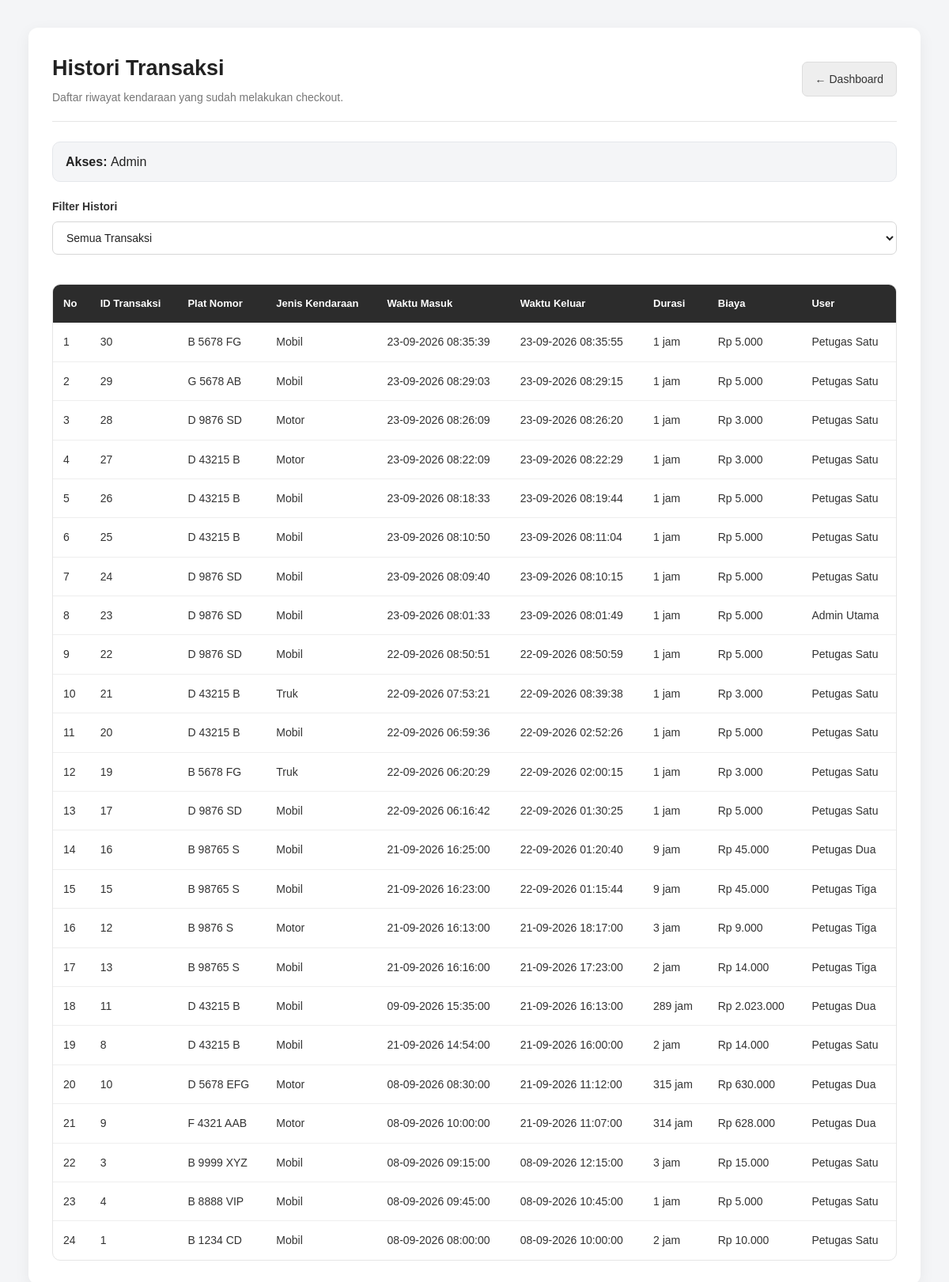
Screenshot of /transaksi/tampil_transaksi.php (signed in) with the database file from the repository.
### tables this page shows
CREATE TABLE `tb_transaksi` (
  `id_transaksi` int(11) NOT NULL,
  `id_parkir` int(11) NOT NULL,
  `waktu_keluar` datetime NOT NULL DEFAULT current_timestamp(),
  `durasi_jam` int(11) NOT NULL,
  `biaya_total` decimal(10,2) NOT NULL,
  `id_user` int(11) NOT NULL
);

CREATE TABLE `tb_parkir` (
  `id_parkir` int(11) NOT NULL,
  `id_member` int(11) DEFAULT NULL,
  `id_area` int(11) DEFAULT NULL,
  `plat_nomor` varchar(15) NOT NULL,
  `warna_kendaraan` varchar(30) DEFAULT NULL,
  `jenis_kendaraan` enum('motor','mobil','truk','bus') NOT NULL,
  `id_tarif` int(11) NOT NULL,
  `waktu_masuk` datetime NOT NULL DEFAULT current_timestamp(),
  `id_user` int(11) NOT NULL
);

CREATE TABLE `tb_user` (
  `id_user` int(11) NOT NULL,
  `nama_lengkap` varchar(100) NOT NULL,
  `username` varchar(50) NOT NULL,
  `password` varchar(255) NOT NULL,
  `role` enum('admin','petugas','owner') NOT NULL,
  `status_aktif` tinyint(1) NOT NULL DEFAULT 1
);

### transaksi/tampil_transaksi.php (the view, shortened to what this page needs)
<?php
$role = $_SESSION['role'] ?? '';
require_once '../koneksi.php';
$filter = $_GET['filter'] ?? 'semua';
$where = "";
$query = mysqli_query(
    $koneksi,
    "SELECT
        t.id_transaksi,
        t.id_parkir,
        p.plat_nomor,
        p.warna_kendaraan,
        p.jenis_kendaraan,
        p.waktu_masuk,
        t.waktu_keluar,
        t.durasi_jam,
        t.biaya_total,
        u.nama_lengkap
    FROM tb_transaksi t
    INNER JOIN tb_parkir p
        ON t.id_parkir = p.id_parkir
    LEFT JOIN tb_user u
        ON t.id_user = u.id_user
    $where
    ORDER BY t.waktu_keluar DESC"
);
?>
<!DOCTYPE html>
<html lang="id">
<head>
    <link rel="stylesheet" href="http://localhost/parkir/style.css?v=3">
</head>
<body>
    <div class="container">
        <div class="page-header">
            <div>
                <h2>
                    Histori Transaksi
                </h2>
                <p class="page-description">
                    Daftar riwayat kendaraan yang sudah melakukan checkout.
                </p>
            </div>
            <a href="../dashboard.php" class="kembali">
                ← Dashboard
            </a>
        </div>
        <div style="
        margin-bottom:20px;
        padding:12px 16px;
        background:#f4f5f7;
        border-radius:10px;
        border:1px solid #e5e7eb;
    ">
            <strong>
                Akses:
            </strong>
            <?= ucfirst(htmlspecialchars($role)); ?>
        </div>
        <form method="GET">
            <label for="filter">
                Filter Histori
            </label>
            <select name="filter" id="filter" onchange="this.form.submit()">
                <option value="semua" <?= $filter == 'semua' ? 'selected' : ''; ?>>
                    Semua Transaksi
                </option>
            </select>
        </form>
        <table>
            <tr>
                <th>
                    No
                </th>
                <th>
                    ID Transaksi
                </th>
                <th>
                    Plat Nomor
                </th>
                <th>
                    Jenis Kendaraan
                </th>
                <th>
                    Waktu Masuk
                </th>
                <th>
                    Waktu Keluar
                </th>
                <th>
                    Durasi
                </th>
                <th>
                    Biaya
                </th>
                <th>
                    User
                </th>
            </tr>
            <?php
            $no = 1;
            if (mysqli_num_rows($query) > 0) {
                while ($data = mysqli_fetch_assoc($query)) {
                    ?>
                    <tr>
                        <td>
                            <?= $no++; ?>
                        </td>
                        <td>
                            <?= htmlspecialchars($data['id_transaksi']); ?>
                        </td>
                        <td>
                            <?= htmlspecialchars($data['plat_nomor']); ?>
                        </td>
                        <td>
                            <?= htmlspecialchars(
                                ucfirst($data['jenis_kendaraan'])
                            ); ?>
                        </td>
                        <td>
                            <?= date(
                                'd-m-Y H:i:s',
                                strtotime($data['waktu_masuk'])
                            ); ?>
                        </td>
                        <td>
                            <?= date(
                                'd-m-Y H:i:s',
                                strtotime($data['waktu_keluar'])
                            ); ?>
                        </td>
                        <td>
                            <?= htmlspecialchars($data['durasi_jam']); ?>
                            jam
                        </td>
                        <td>
                            Rp
                            <?= number_format(
                                $data['biaya_total'],
                                0,
                                ',',
                                '.'
                            ); ?>
                        </td>
                        <td>
                            <?= htmlspecialchars(
                                $data['nama_lengkap'] ?? '-'
                            ); ?>
                        </td>
                    </tr>
                    <?php
                }
            } ?>
        </table>
    </div>
</body>
</html>

### style.css (style rules this page uses)
* { margin: 0; padding: 0; box-sizing: border-box; }
:root { --primary: #222222; --primary-hover: #000000; --secondary: #555555; --secondary-hover: #333333; --background: #f4f5f7; --surface: #ffffff; --border: #e5e5e5; --text: #222222; --muted: #777777; --success: #2f7d4a; --danger: #b63b3b; --warning: #9a721f; --radius: 12px; --shadow: 0 5px 20px rgba(0, 0, 0, 0.06); --shadow-hover: 0 10px 30px rgba(0, 0, 0, 0.1); }
body { font-family: Arial, Helvetica, sans-serif; background: var(--background); color: var(--text); line-height: 1.6; min-height: 100vh; }
a { text-decoration: none; color: inherit; }
.container { width: 94%; max-width: 1400px; margin: 35px auto; background: var(--surface); padding: 30px; border-radius: var(--radius); box-shadow: var(--shadow); }
.page-header { display: flex; justify-content: space-between; align-items: center; gap: 20px; margin-bottom: 25px; padding-bottom: 18px; border-bottom: 1px solid var(--border); }
.page-header h2 { font-size: 27px; font-weight: 700; color: var(--text); margin-bottom: 4px; }
.page-description { color: var(--muted); font-size: 14px; }
h1, h2, h3, h4 { color: var(--text); }
.kembali { display: inline-flex; align-items: center; justify-content: center; gap: 7px; background: #eeeeee; color: #333333; padding: 10px 16px; border-radius: 7px; font-size: 14px; border: 1px solid #dddddd; transition: 0.2s ease; }
table { width: 100%; border-collapse: separate; border-spacing: 0; margin-top: 20px; background: white; border: 1px solid var(--border); border-radius: 10px; overflow: hidden; }
table th { background: #2c2c2c; color: white; padding: 14px 13px; text-align: left; font-size: 13px; font-weight: 600; white-space: nowrap; border: none; }
table td { padding: 13px; border-bottom: 1px solid #eeeeee; color: #333333; font-size: 14px; vertical-align: middle; }
table tr:last-child td { border-bottom: none; }
table tbody tr { transition: background 0.15s ease; }
form { margin-top: 20px; }
form label { display: block; margin-bottom: 7px; font-size: 14px; font-weight: 600; color: #333333; }
form input, form select, form textarea { width: 100%; padding: 11px 13px; margin-bottom: 17px; border: 1px solid #d6d6d6; border-radius: 7px; background: #ffffff; color: #222222; font-family: inherit; font-size: 14px; transition: border 0.2s ease, box-shadow 0.2s ease; }
.container, .dashboard, .login-card, .card, .stat-card { animation: fadeIn 0.3s ease; }

### rows the page displays
tb_transaksi: id_transaksi "30", id_parkir.plat_nomor "B 5678 FG", id_parkir.jenis_kendaraan "Mobil", id_parkir.waktu_masuk "23-09-2026 08:35:39", waktu_keluar "23-09-2026 08:35:55", durasi_jam "1", biaya_total "5.000", id_user.nama_lengkap "Petugas Satu"
tb_transaksi: id_transaksi "29", id_parkir.plat_nomor "G 5678 AB", id_parkir.jenis_kendaraan "Mobil", id_parkir.waktu_masuk "23-09-2026 08:29:03", waktu_keluar "23-09-2026 08:29:15", durasi_jam "1", biaya_total "5.000", id_user.nama_lengkap "Petugas Satu"
tb_transaksi: id_transaksi "28", id_parkir.plat_nomor "D 9876 SD", id_parkir.jenis_kendaraan "Motor", id_parkir.waktu_masuk "23-09-2026 08:26:09", waktu_keluar "23-09-2026 08:26:20", durasi_jam "1", biaya_total "3.000", id_user.nama_lengkap "Petugas Satu"
tb_transaksi: id_transaksi "27", id_parkir.plat_nomor "D 43215 B", id_parkir.jenis_kendaraan "Motor", id_parkir.waktu_masuk "23-09-2026 08:22:09", waktu_keluar "23-09-2026 08:22:29", durasi_jam "1", biaya_total "3.000", id_user.nama_lengkap "Petugas Satu"
tb_transaksi: id_transaksi "26", id_parkir.plat_nomor "D 43215 B", id_parkir.jenis_kendaraan "Mobil", id_parkir.waktu_masuk "23-09-2026 08:18:33", waktu_keluar "23-09-2026 08:19:44", durasi_jam "1", biaya_total "5.000", id_user.nama_lengkap "Petugas Satu"
tb_transaksi: id_transaksi "25", id_parkir.plat_nomor "D 43215 B", id_parkir.jenis_kendaraan "Mobil", id_parkir.waktu_masuk "23-09-2026 08:10:50", waktu_keluar "23-09-2026 08:11:04", durasi_jam "1", biaya_total "5.000", id_user.nama_lengkap "Petugas Satu"
tb_transaksi: id_transaksi "24", id_parkir.plat_nomor "D 9876 SD", id_parkir.jenis_kendaraan "Mobil", id_parkir.waktu_masuk "23-09-2026 08:09:40", waktu_keluar "23-09-2026 08:10:15", durasi_jam "1", biaya_total "5.000", id_user.nama_lengkap "Petugas Satu"
tb_transaksi: id_transaksi "23", id_parkir.plat_nomor "D 9876 SD", id_parkir.jenis_kendaraan "Mobil", id_parkir.waktu_masuk "23-09-2026 08:01:33", waktu_keluar "23-09-2026 08:01:49", durasi_jam "1", biaya_total "5.000", id_user.nama_lengkap "Admin Utama"
tb_transaksi: id_transaksi "22", id_parkir.plat_nomor "D 9876 SD", id_parkir.jenis_kendaraan "Mobil", id_parkir.waktu_masuk "22-09-2026 08:50:51", waktu_keluar "22-09-2026 08:50:59", durasi_jam "1", biaya_total "5.000", id_user.nama_lengkap "Petugas Satu"
tb_transaksi: id_transaksi "21", id_parkir.plat_nomor "D 43215 B", id_parkir.jenis_kendaraan "Truk", id_parkir.waktu_masuk "22-09-2026 07:53:21", waktu_keluar "22-09-2026 08:39:38", durasi_jam "1", biaya_total "3.000", id_user.nama_lengkap "Petugas Satu"
tb_transaksi: id_transaksi "20", id_parkir.plat_nomor "D 43215 B", id_parkir.jenis_kendaraan "Mobil", id_parkir.waktu_masuk "22-09-2026 06:59:36", waktu_keluar "22-09-2026 02:52:26", durasi_jam "1", biaya_total "5.000", id_user.nama_lengkap "Petugas Satu"
tb_transaksi: id_transaksi "19", id_parkir.plat_nomor "B 5678 FG", id_parkir.jenis_kendaraan "Truk", id_parkir.waktu_masuk "22-09-2026 06:20:29", waktu_keluar "22-09-2026 02:00:15", durasi_jam "1", biaya_total "3.000", id_user.nama_lengkap "Petugas Satu"
tb_transaksi: id_transaksi "17", id_parkir.plat_nomor "D 9876 SD", id_parkir.jenis_kendaraan "Mobil", id_parkir.waktu_masuk "22-09-2026 06:16:42", waktu_keluar "22-09-2026 01:30:25", durasi_jam "1", biaya_total "5.000", id_user.nama_lengkap "Petugas Satu"
tb_transaksi: id_transaksi "16", id_parkir.plat_nomor "B 98765 S", id_parkir.jenis_kendaraan "Mobil", id_parkir.waktu_masuk "21-09-2026 16:25:00", waktu_keluar "22-09-2026 01:20:40", durasi_jam "9", biaya_total "45.000", id_user.nama_lengkap "Petugas Dua"
tb_transaksi: id_transaksi "15", id_parkir.plat_nomor "B 98765 S", id_parkir.jenis_kendaraan "Mobil", id_parkir.waktu_masuk "21-09-2026 16:23:00", waktu_keluar "22-09-2026 01:15:44", durasi_jam "9", biaya_total "45.000", id_user.nama_lengkap "Petugas Tiga"
tb_transaksi: id_transaksi "12", id_parkir.plat_nomor "B 9876 S", id_parkir.jenis_kendaraan "Motor", id_parkir.waktu_masuk "21-09-2026 16:13:00", waktu_keluar "21-09-2026 18:17:00", durasi_jam "3", biaya_total "9.000", id_user.nama_lengkap "Petugas Tiga"
tb_transaksi: id_transaksi "13", id_parkir.plat_nomor "B 98765 S", id_parkir.jenis_kendaraan "Mobil", id_parkir.waktu_masuk "21-09-2026 16:16:00", waktu_keluar "21-09-2026 17:23:00", durasi_jam "2", biaya_total "14.000", id_user.nama_lengkap "Petugas Tiga"
tb_transaksi: id_transaksi "11", id_parkir.plat_nomor "D 43215 B", id_parkir.jenis_kendaraan "Mobil", id_parkir.waktu_masuk "09-09-2026 15:35:00", waktu_keluar "21-09-2026 16:13:00", durasi_jam "289", biaya_total "2.023.000", id_user.nama_lengkap "Petugas Dua"
tb_transaksi: id_transaksi "8", id_parkir.plat_nomor "D 43215 B", id_parkir.jenis_kendaraan "Mobil", id_parkir.waktu_masuk "21-09-2026 14:54:00", waktu_keluar "21-09-2026 16:00:00", durasi_jam "2", biaya_total "14.000", id_user.nama_lengkap "Petugas Satu"
tb_transaksi: id_transaksi "10", id_parkir.plat_nomor "D 5678 EFG", id_parkir.jenis_kendaraan "Motor", id_parkir.waktu_masuk "08-09-2026 08:30:00", waktu_keluar "21-09-2026 11:12:00", durasi_jam "315", biaya_total "630.000", id_user.nama_lengkap "Petugas Dua"
tb_transaksi: id_transaksi "9", id_parkir.plat_nomor "F 4321 AAB", id_parkir.jenis_kendaraan "Motor", id_parkir.waktu_masuk "08-09-2026 10:00:00", waktu_keluar "21-09-2026 11:07:00", durasi_jam "314", biaya_total "628.000", id_user.nama_lengkap "Petugas Dua"
tb_transaksi: id_transaksi "3", id_parkir.plat_nomor "B 9999 XYZ", id_parkir.jenis_kendaraan "Mobil", id_parkir.waktu_masuk "08-09-2026 09:15:00", waktu_keluar "08-09-2026 12:15:00", durasi_jam "3", biaya_total "15.000", id_user.nama_lengkap "Petugas Satu"
tb_transaksi: id_transaksi "4", id_parkir.plat_nomor "B 8888 VIP", id_parkir.jenis_kendaraan "Mobil", id_parkir.waktu_masuk "08-09-2026 09:45:00", waktu_keluar "08-09-2026 10:45:00", durasi_jam "1", biaya_total "5.000", id_user.nama_lengkap "Petugas Satu"
tb_transaksi: id_transaksi "1", id_parkir.plat_nomor "B 1234 CD", id_parkir.jenis_kendaraan "Mobil", id_parkir.waktu_masuk "08-09-2026 08:00:00", waktu_keluar "08-09-2026 10:00:00", durasi_jam "2", biaya_total "10.000", id_user.nama_lengkap "Petugas Satu"

### other values shown
$role "Admin"
